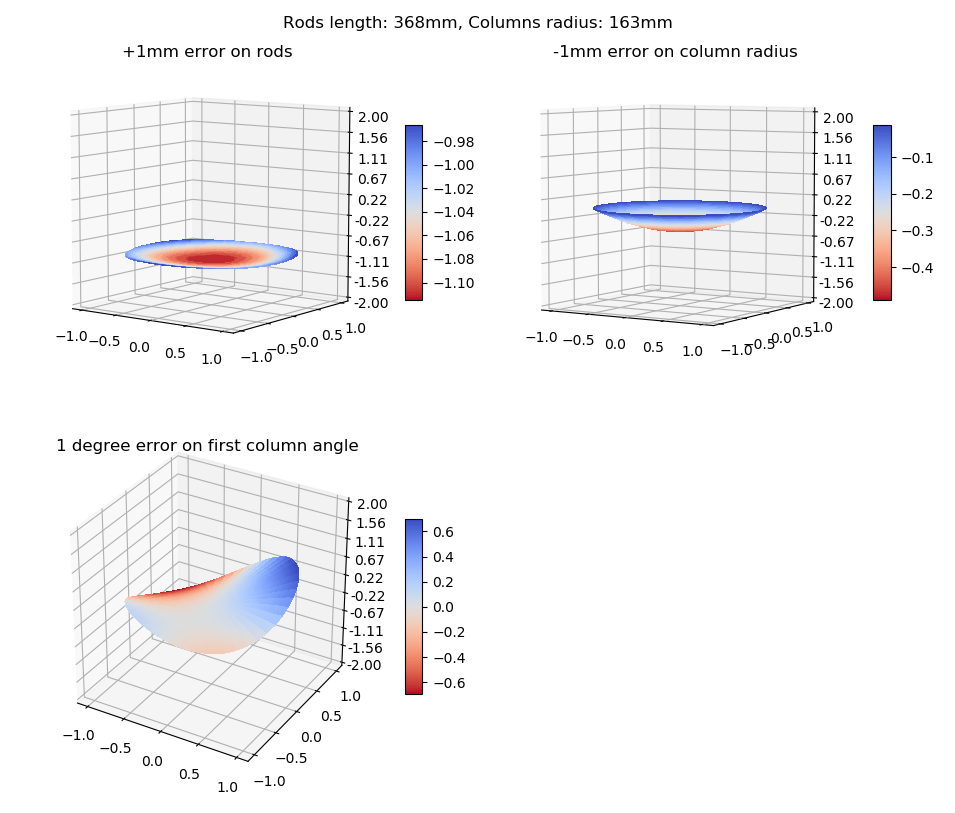

Here is the Python script that generated this plot:
# Delta Printer Error 3D Visualizer
#
# Copyright (C) 2018 Guillaume Roguez
#
# Author: Guillaume Roguez <yomgui1@gmail.com>
#
# This program is free software; you can redistribute it and/or modify
# it under the terms of the GNU General Public License as published by
# the Free Software Foundation; either version 3 of the License, or
# (at your option) any later version.
#
# This program is distributed in the hope that it will be useful,
# but WITHOUT ANY WARRANTY; without even the implied warranty of
# MERCHANTABILITY or FITNESS FOR A PARTICULAR PURPOSE.  See the
# GNU General Public License for more details.
#
# You should have received a copy of the GNU General Public License
# along with this program; if not, write to the Free Software
# Foundation, Inc., 51 Franklin Street, Fifth Floor, Boston, MA  02110-1301 USA.
#

from math import *

class Delta:
    def __init__(self, L, r):
        self.L = float(L)
        self.r = float(r)
        self.ae = [0, 0, 0]
        self.reset()

    def reset(self):
        At = radians(90 + self.ae[0])
        Bt = radians(210 + self.ae[1])
        Ct = radians(330 + self.ae[2])
        self.ColPos = [
            [self.r*cos(At), self.r*sin(At), 0],
            [self.r*cos(Bt), self.r*sin(Bt), 0],
            [self.r*cos(Ct), self.r*sin(Ct), 0]
        ]

    def angular_error(self, *err):
        self.ae = err
        self.reset()

    def world_to_delta(self, *world):
        L2 = self.L**2

        XA = world[0] - self.ColPos[0][0]
        XB = world[0] - self.ColPos[1][0]
        XC = world[0] - self.ColPos[2][0]

        YA = world[1] - self.ColPos[0][1]
        YB = world[1] - self.ColPos[1][1]
        YC = world[1] - self.ColPos[2][1]

        return sqrt(L2 - XA**2 - YA**2), \
            sqrt(L2 - XB**2 - YB**2), \
            sqrt(L2 - XC**2 - YC**2)

    def delta_to_world(self, *delta):
        p1 = [self.ColPos[0][0], self.ColPos[0][1], delta[0]]
        p2 = [self.ColPos[1][0], self.ColPos[1][1], delta[1]]
        p3 = [self.ColPos[2][0], self.ColPos[2][1], delta[2]]

        p12 = [a-b for a,b in zip(p2, p1)]
        p13 = [a-b for a,b in zip(p3, p1)]

        d = sqrt(sum(a**2 for a in p12))

        ex = [a/d for a in p12]

        i = sum(a*b for a,b in zip(ex, p13))
        iex = [i*a for a in ex]

        eyv = [a-b for a,b in zip(p13, iex)]
        eyd = sqrt(sum(a**2 for a in eyv))
        ey = [a/eyd for a in eyv]

        ez = [ex[1]*ey[2] - ex[2]*ey[1],
              ex[2]*ey[0] - ex[0]*ey[2],
              ex[0]*ey[1] - ex[1]*ey[0]]

        j = sum(a*b for a,b in zip(ey, p13))

        x = d/2
        y = ((i**2 + j**2)/2 - i*x)/j
        z = sqrt(self.L**2 - x**2 - y**2)

        return tuple(round(a + x*b + y*c - z*d, 2) for a,b,c,d in zip(p1, ex, ey, ez))


def compute_surface(axe, delta_virtual, delta_real):
    # Create the mesh in polar coordinates and compute corresponding Z
    r = np.linspace(0, 1, 50)
    p = np.linspace(0, 2*np.pi, 50)
    R, P = np.meshgrid(r, p)
    Z = np.zeros(R.shape)

    # Express the mesh in the cartesian system.
    X, Y = R*np.cos(P), R*np.sin(P)

    # Make data.
    s = Z.shape
    for i in range(s[0]):
        for j in range(s[1]):
            x = delta_real.r * X[i,j]
            y = delta_real.r * Y[i,j]
            res = delta_virtual.world_to_delta(x, y, 0)
            z = delta_real.delta_to_world(*res)[2]
            Z[i,j] = z

    # Plot.
    return axe.plot_surface(X, Y, Z, cmap=plt.cm.coolwarm_r,
                            linewidth=0, antialiased=False)


if __name__ == "__main__":
    ## 3D visualization based on matplotlib.org examples

    # My delta settings, change them for your version
    rod_length = 368.
    col_radius = 163.

    # Delta configuration as seen by the computer
    my_virtual_delta = Delta(rod_length, col_radius)

    from mpl_toolkits.mplot3d import Axes3D
    from matplotlib import pyplot as plt
    import numpy as np

    fig = plt.figure(figsize=plt.figaspect(0.5))
    fig.suptitle("Rods length: %umm, Columns radius: %umm" % (rod_length, col_radius))

    #===================
    # +1mm error on rods
    #===================
    my_real_delta = Delta(rod_length + 1, col_radius)
    ax = fig.add_subplot(2, 2, 1, projection='3d')
    ax.set_title("+1mm error on rods")

    surf = compute_surface(ax, my_virtual_delta, my_real_delta)
    fig.colorbar(surf, shrink=0.5, aspect=10)

    ax.set_zlim(-2.00, 2.00)
    ax.zaxis.set_major_locator(plt.LinearLocator(10))
    ax.zaxis.set_major_formatter(plt.FormatStrFormatter('%.2f'))

    #============================
    # -1mm error on column radius
    #============================
    my_real_delta = Delta(rod_length, col_radius - 1)

    ax = fig.add_subplot(2, 2, 2, projection='3d')
    ax.set_title("-1mm error on column radius")

    surf = compute_surface(ax, my_virtual_delta, my_real_delta)
    fig.colorbar(surf, shrink=0.5, aspect=10)

    # Customize the z axis.
    ax.set_zlim(-2.00, 2.00)
    ax.zaxis.set_major_locator(plt.LinearLocator(10))
    ax.zaxis.set_major_formatter(plt.FormatStrFormatter('%.2f'))

    #=====================================
    # 1 degree error on first column angle
    #=====================================
    my_real_delta = Delta(rod_length, col_radius)
    my_real_delta.angular_error(1, 0, 0)

    ax = fig.add_subplot(2, 2, 3, projection='3d')
    ax.set_title("1 degree error on first column angle")

    surf = compute_surface(ax, my_virtual_delta, my_real_delta)
    fig.colorbar(surf, shrink=0.5, aspect=10)

    # Customize the z axis.
    ax.set_zlim(-2.00, 2.00)
    ax.zaxis.set_major_locator(plt.LinearLocator(10))
    ax.zaxis.set_major_formatter(plt.FormatStrFormatter('%.2f'))

    plt.tight_layout()
    plt.show()
